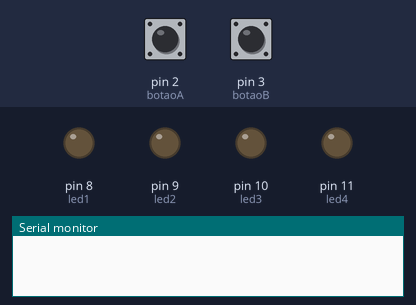
Simulated run of this sketch. Board: Arduino Uno, built with avr-gcc and run on an emulated ATmega328P. On the bench: output pins drawn as LEDs (lit = HIGH), the last lines printed to the serial monitor. Inputs (shaded band) come from the test bench; at power-on: pin 2 (botaoA) LOW, pin 3 (botaoB) LOW.

Above: at 1.2 s.
1.3 s: pin 2 (botaoA) pulled HIGH for 0.15 s
At 2.1 s:
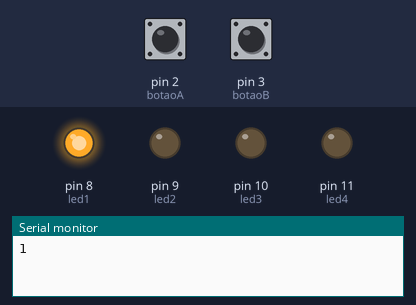
2.9 s: pin 2 (botaoA) pulled HIGH for 1 s
At 3.3 s:
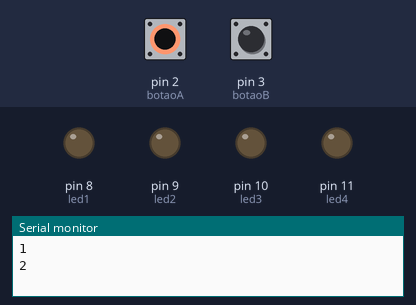
5.4 s: pin 2 (botaoA) pulled HIGH for 3.2 s
At 6.4 s:
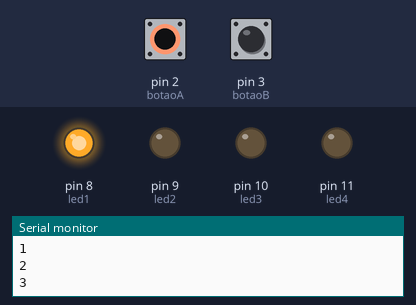
Timing chart, 0 to 8.4 s (numbered marks = the images above; inputs shaded):
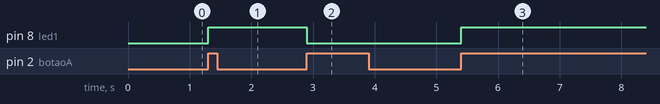

The sketch:

contadorbinario.ino
```cpp
#define botaoA 2
#define botaoB 3
#define led1 8
#define led2 9
#define led3 10
#define led4 11

int contador = 0;
bool ultimoA = 0;
bool ultimoB = 0;
bool estadoA = 0;
bool estadoB = 0;
int i = 0;

void setup() {
 pinMode(botaoA, INPUT);
  pinMode(botaoB, INPUT);
  pinMode(led1, OUTPUT);
  pinMode(led2, OUTPUT);
  pinMode(led3, OUTPUT);
  pinMode(led4, OUTPUT);
  Serial.begin(9600);
}
void loop() {
  estadoA = digitalRead(botaoA);
  if (estadoA != ultimoA){
    if (estadoA == 1){
      if (contador < 15){
        contador++;
        Serial.println(contador);
      }
    }
  }
  ultimoA = estadoA;

    estadoB = digitalRead(botaoB);
  if (estadoB != ultimoB){
    if (estadoB == 1){
      if (contador > 0){
        contador--;
        Serial.println(contador);
      }
    }
  }
  ultimoB = estadoB;

  if (contador % 2 == 1 || contador == 1){
    digitalWrite(led1, 1);
  }
  else{
    digitalWrite(led1,0);
  }

  i =contador ;
}
```

Measured:
- after the input at 1.3 s, pin 8 (led1): LOW → HIGH at once
- after the input at 2.9 s, pin 8 (led1): HIGH → LOW at once
- after the input at 5.4 s, pin 8 (led1): LOW → HIGH at once
